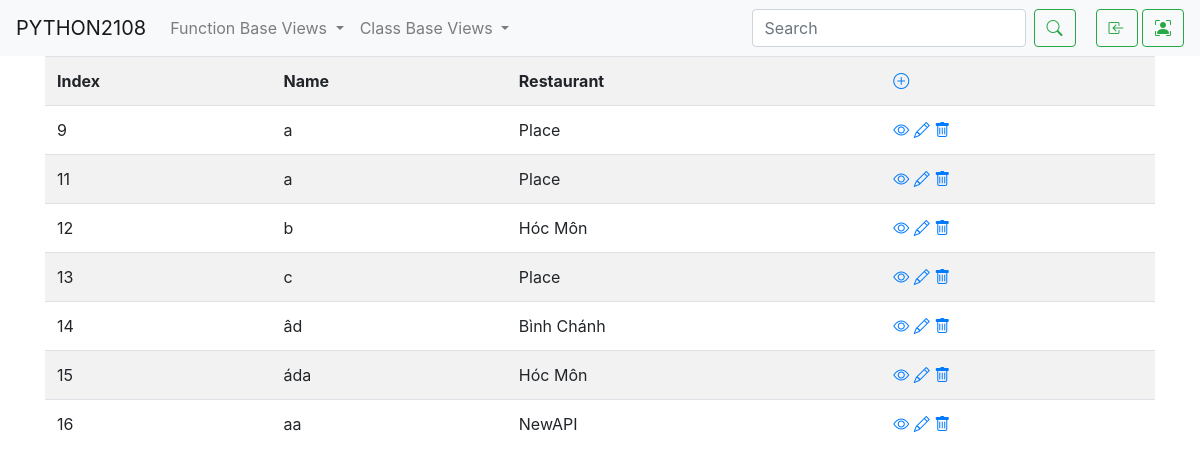
/waiter/list, run on the app's committed database.
### myapp/models.py (models this page shows, shortened)
class Waiter(models.Model):
    restaurant = models.ForeignKey(
        Restaurant,
        on_delete=models.CASCADE
    )
    name = models.CharField(max_length=30)
    class Meta:
        db_table = "Waiter"

class Restaurant(models.Model):
    place = models.OneToOneField(
        Place,
        on_delete=models.CASCADE,
        primary_key=True
    )
    serves_hot_dogs = models.BooleanField(verbose_name="Phục vụ Hotdogs", default=False)
    serves_pizza = models.BooleanField(verbose_name="Phục vụ Pizza", default=False)
    serves_pho = models.BooleanField(verbose_name="Phục vụ Phở", default=True)
    class Meta:
        db_table = "Restaurant"

class Place(models.Model):
    name = models.CharField(verbose_name="Tên Địa Điểm", max_length=50)
    address = models.CharField(verbose_name="Địa Chỉ", max_length=100)
    country = models.CharField(verbose_name="Quốc Gia", max_length=100, default="Việt Nam")
    class Meta:
        db_table = "Place"

### myapp/views.py (the view)
# urls.py: url(r'^waiter/list$', views.list_waiters, name='list_waiters'),
def list_waiters(request):
    waiters = Waiter.objects.all()
    return render(
        request=request,
        template_name='waiter/list.html',
        context={
            'waiters': waiters
        }
    )

### myapp/templates/waiter/list.html (shortened to what this page needs)
{% extends '../base/base.html' %}
{% block content %}
    <div class="col-12">
        <table class="table table-striped">
            <tr>
                <th scope="col">Index</th>
                <th scope="col">Name</th>
                <th scope="col">Restaurant</th>
                <th scope="col">
                    <a href="{% url 'add_waiter' %}">
                        <i class="bi bi-plus-circle"></i>
                    </a>
                </th>
            </tr>
            {% for waiter in waiters %}
            <tr>
                <td scope="row">{{ waiter.id }}</td>
                <td>{{ waiter.name }}</td>
                <td>{{ waiter.restaurant.place.name }}</td>
                <td>
                    <a href="" url="/place/detail/{{place.id}}">
                        <i class="bi bi-eye"></i>
                    </a>
                    <a href="">
                        <i class="bi bi-pencil"></i>
                    </a>
                    <a href="">
                        <i class="bi bi-trash"></i>
                    </a>
                </td>
            </tr>
            {% endfor %}
        </table>
    </div>
{% endblock content %}

### data on the page
Waiter: id "9", name "a", restaurant.place.name "Place"
Waiter: id "11", name "a", restaurant.place.name "Place"
Waiter: id "12", name "b", restaurant.place.name "Hóc Môn"
Waiter: id "13", name "c", restaurant.place.name "Place"
Waiter: id "14", name "âd", restaurant.place.name "Bình Chánh"
Waiter: id "15", name "áda", restaurant.place.name "Hóc Môn"
Waiter: id "16", name "aa", restaurant.place.name "NewAPI"
